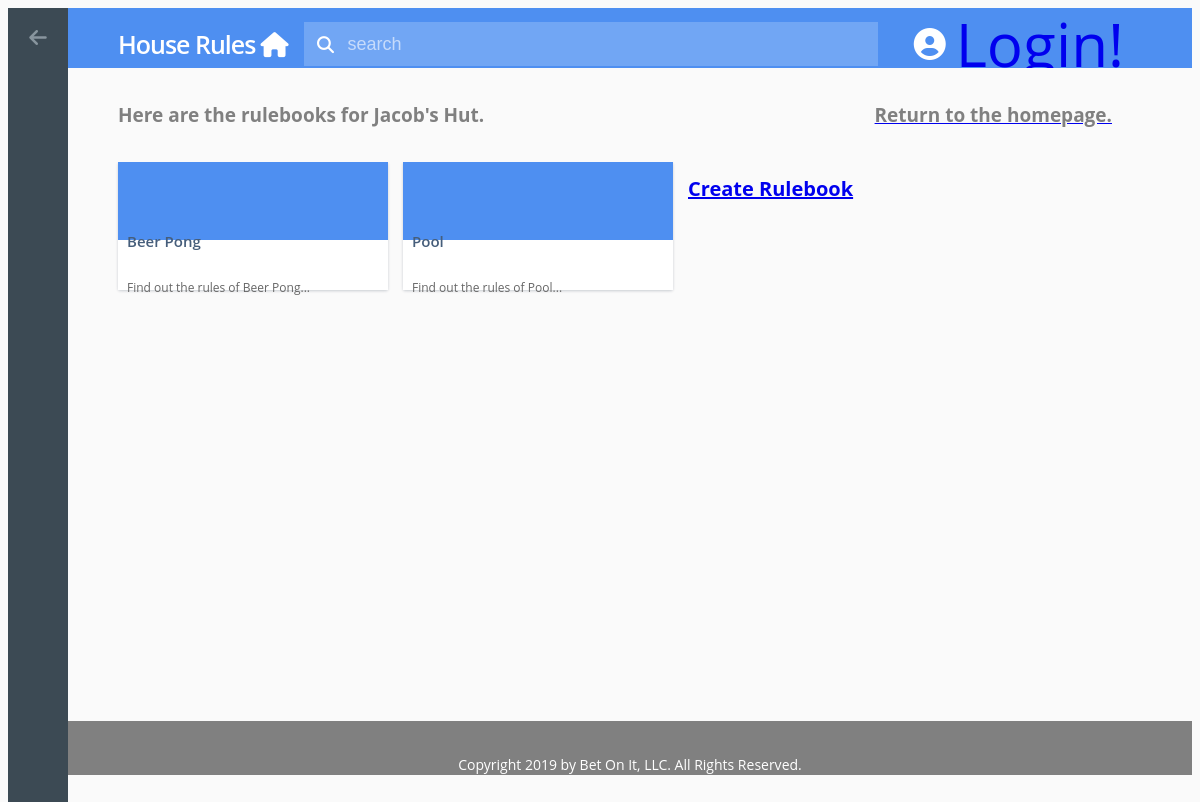
/house/1/, run on an earlier commit of the app's database.
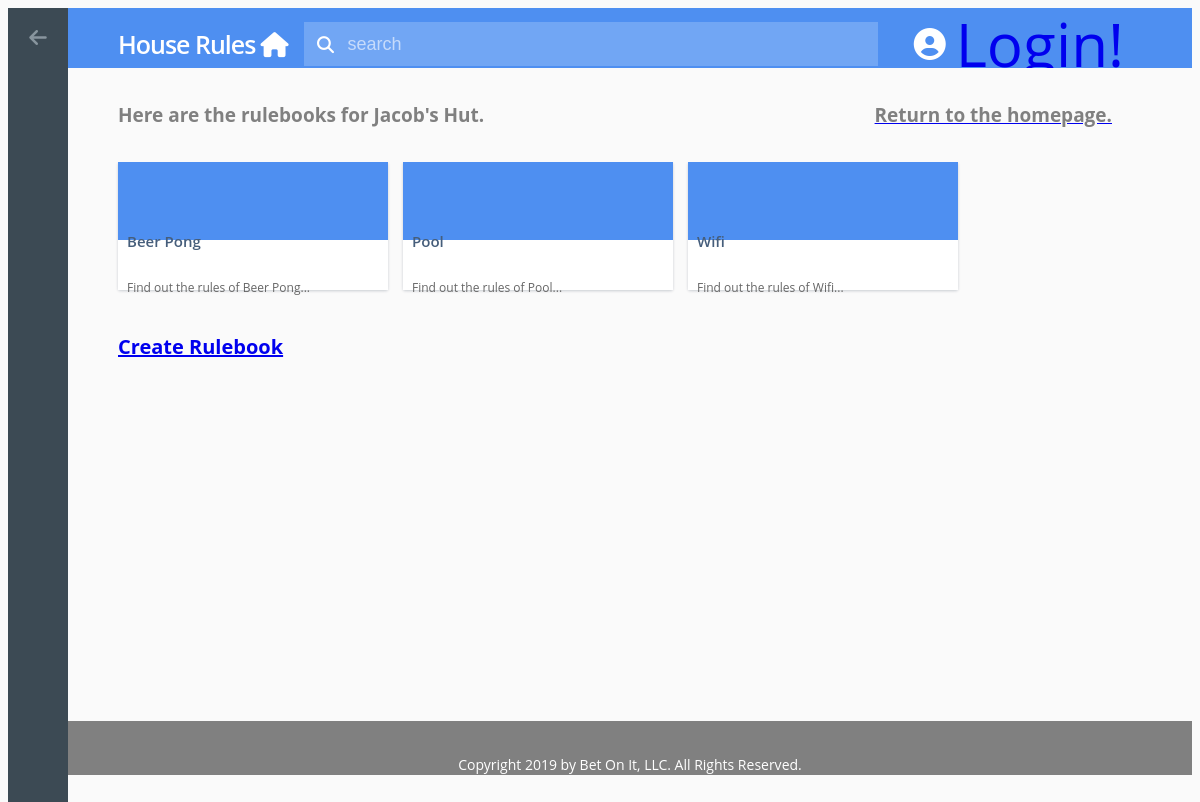
And on a later commit of the database.
### hr/models.py (models this page shows, shortened)
class Rulebook(models.Model):
	rulebook_name = models.CharField(max_length=50)
	parent_house = models.ForeignKey(House, default = "0000000", on_delete=models.CASCADE)
	icon_link = models.CharField(max_length=20)
	creator = models.ForeignKey(settings.AUTH_USER_MODEL, on_delete=models.CASCADE)

### hr/views.py (the view)
# urls.py: path('house/<int:House_id>/', views.house),
def house(request, House_id):
	template = loader.get_template('hr/houseRules.html')
	house = get_object_or_404(House, pk=House_id)
	rulebook_list = Rulebook.objects.filter(parent_house = House_id)
	context = {
		'House' : house,
		'rulebook_list' : rulebook_list
	}
	return HttpResponse(template.render(context, request))

### hr/models.py (called while the page is built)
	def __str__(self):
		return self.house_name

### hr/templates/hr/houseRules.html (shortened to what this page needs)
{% extends 'hr/base.html' %}
{%block content%}
<body>
	<div class="rules-items-controls">
	{% if rulebook_list %}
		<h2>Here are the rulebooks for {{House}}.</h1>
	{% else %}
	    <h2>No rulebooks are available.</h2>
	{% endif %}
	<a href = "/">
		<h2>Return to the homepage.</h2>
	</a>
	</div>
	<div class="rules-items-container">
		{% for rulebook in rulebook_list %}
		<a href = "/rulebook/{{ rulebook.id }}/" style="text-decoration:none">
			<div class="rules-item password-item" tabindex="0">
				<div class="rules-item-thumbnail">
				</div>
				<div class="rules-item-info">
					<h3 class="rules-item-name">{{ rulebook.rulebook_name }}</h3>
					<h4 class="rules-item-summary">Find out the rules of {{ rulebook.rulebook_name }}...</h4>
				</div>
			</div>
		</a>
		{% endfor %}
		<a href="/rulebook/new">
			<h1>Create Rulebook</h1>
		</a>
	</div>
</body>
{%endblock%}

What changed in the data, as far as the page shows it:
added Rulebook: rulebook_name "Wifi"
